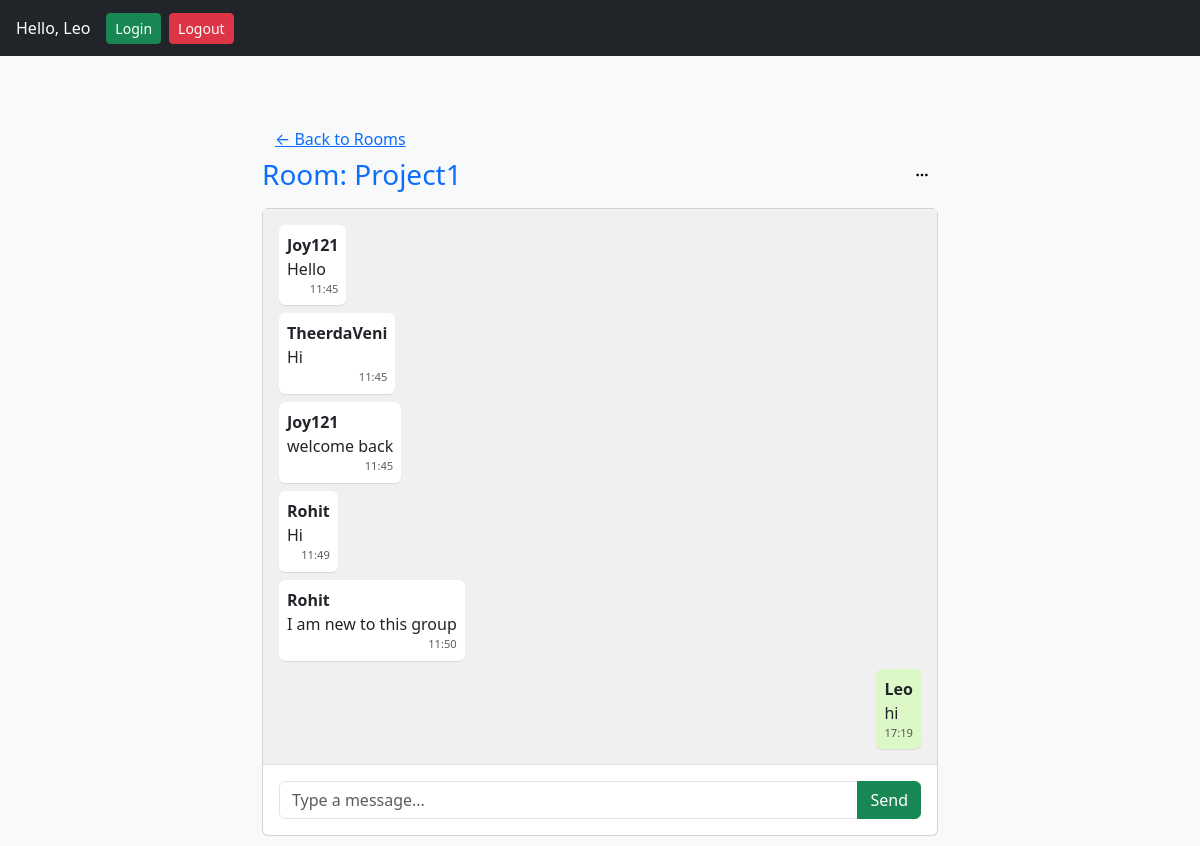
The page /Project1/ (signed in) on the database its author committed.
### chat/models.py (models this page shows, shortened)
class CustomUser(AbstractUser):
    phone = models.CharField(max_length=15, blank=True, null=True)
    otp_code = models.CharField(max_length=6, blank=True, null=True)  # new field
    otp_expires_at = models.DateTimeField(blank=True, null=True)
    username_validator = UnicodeUsernameValidator()
    username = models.CharField(max_length=150,unique=True,validators=[username_validator],
                                error_messages={'unique': 'A user with that username already exists.'},
                                help_text='Required. 150 characters or fewer. Letters, digits and @/./+/-/_ only.',
                                verbose_name='username')

class Room(models.Model):
    name = models.CharField(max_length=100, unique=True)#Room name
    created_by = models.ForeignKey(CustomUser, on_delete=models.CASCADE)# User who created the room
    created_at = models.DateTimeField(auto_now_add=True)# Timestamp when room was created

class Message(models.Model):
    room = models.ForeignKey(Room, on_delete=models.CASCADE, related_name='messages')# room where message is sent
    user = models.ForeignKey(CustomUser, on_delete=models.CASCADE)# user who sent the message
    content = models.TextField()# message content
    timestamp = models.DateTimeField(default=timezone.now)

### chat/views.py (the view, shortened to what this page needs)
# urls.py: path('<str:room_name>/', views.room_detail, name='room_detail'),
@login_required
def room_detail(request, room_name):
    room = get_object_or_404(Room, name=room_name)
    messages = room.messages.all().order_by('timestamp')
    return render(request, 'room_detail.html', {
        'room': room,
        'messages': messages
    })

### chat/templates/room_detail.html (shortened to what this page needs)
{% extends 'base.html' %}
{% load static %}
{% load tz %}
{% block content %}
<div class="container py-4" style="max-width: 700px; height: 80vh;">
  <div class="mt-3">
    <a href="{% url 'room_list' %}" class="btn btn-link">← Back to Rooms</a>
  </div>
  <div class="d-flex justify-content-between align-items-center mb-3">
    <h3 class="text-primary mb-0">Room: {{ room.name }}</h3>
    <div class="dropdown">
      <button class="btn btn-light btn-sm" type="button" id="roomMenu" data-bs-toggle="dropdown" aria-expanded="false">
        <i class="bi bi-three-dots"></i>
      </button>
    </div>
  </div>
  <div class="card d-flex flex-column" style="height: 100%;">
    <div id="chat-log" class="flex-grow-1 p-3 overflow-auto" style="background: #f0f0f0;">
      {% for msg in messages %}
        <div class="d-flex mb-2 {% if msg.user.username == request.user.username %}justify-content-end{% else %}justify-content-start{% endif %}">
          <div class="p-2 rounded" style="max-width: 70%; background: {% if msg.user.username == request.user.username %}#dcf8c6{% else %}#fff{% endif %}; box-shadow: 0 1px 1px rgba(0,0,0,0.1);">
            <strong>{{ msg.user.username }}</strong><br>
            {{ msg.content }}
            <small class="d-block text-muted text-end" style="font-size: 0.7rem;">
              {{ msg.timestamp|localtime|date:"H:i" }}
            </small>
          </div>
        </div>
      {% empty %}
        <p class="text-center text-muted mt-3">No messages yet.</p>
      {% endfor %}
    </div>
    <div class="input-group p-3 border-top">
      <input id="chat-message-input" type="text" class="form-control" placeholder="Type a message..." required>
      <button id="chat-message-submit" class="btn btn-success">Send</button>
    </div>
  </div>
</div>
<link rel="stylesheet" href="https://cdn.jsdelivr.net/npm/bootstrap-icons@1.10.5/font/bootstrap-icons.css">
{% endblock %}

### chat/templates/base.html (shortened to what this page needs)
{% load static %}
<!DOCTYPE html>
<html lang="en">
<head>
  <link href="https://cdn.jsdelivr.net/npm/bootstrap@5.3.3/dist/css/bootstrap.min.css" rel="stylesheet">
  <link rel="stylesheet" href="https://cdn.jsdelivr.net/npm/bootstrap-icons@1.10.5/font/bootstrap-icons.css">
</head>
<body class="bg-light">
  <nav class="navbar navbar-expand-lg navbar-dark bg-dark px-3">
    {% if user.is_authenticated %}
      <span class="navbar-text text-white me-3">Hello, {{ user.username }}</span>
      <a href="{% url 'login' %}" class="btn btn-success btn-sm me-2">Login</a>
      <a href="{% url 'logout' %}" class="btn btn-danger btn-sm">Logout</a>
    {% else %}
      <a href="{% url 'login' %}" class="btn btn-success btn-sm me-2">Login</a>
      <a href="{% url 'register' %}" class="btn btn-warning btn-sm">Register</a>
    {% endif %}
  </nav>
  <div class="container mt-4">
    {% block content %}
    {% endblock %}
  </div>
</body>
</html>

### rows shown on the page
CustomUser: username "Leo"
Room: name "Project1"
Message: user.username "Joy121", content "Hello", timestamp "11:45"
Message: user.username "TheerdaVeni", content "Hi", timestamp "11:45"
Message: user.username "Joy121", content "welcome back", timestamp "11:45"
Message: user.username "Rohit", content "Hi", timestamp "11:49"
Message: user.username "Rohit", content "I am new to this group", timestamp "11:50"
Message: user.username "Leo", content "hi", timestamp "17:19"
